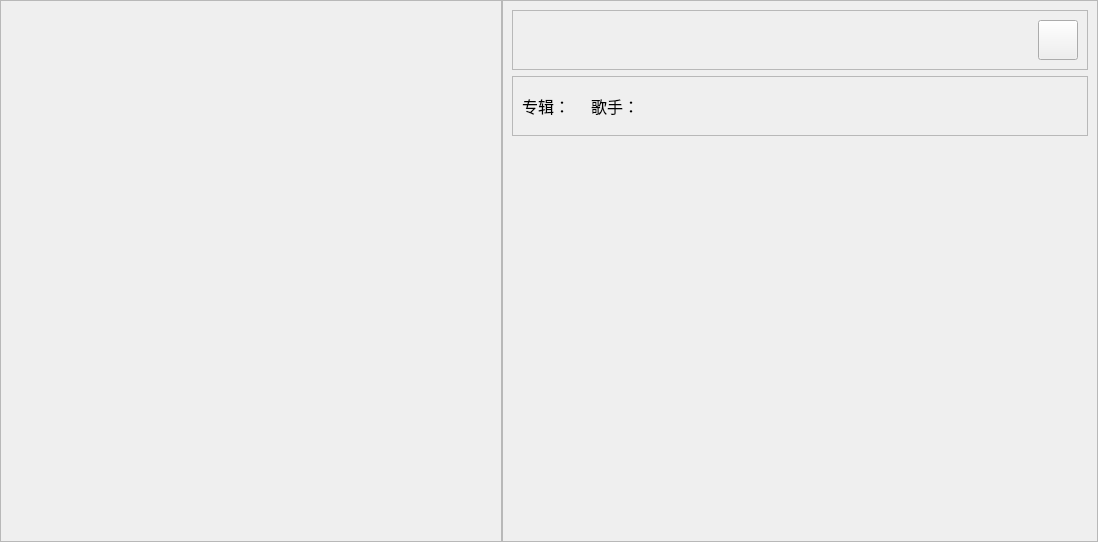
      <widget class="QWidget" name="page">
       <property name="styleSheet">
        <string notr="true"/>
       </property>
       <layout class="QHBoxLayout" name="horizontalLayout_6" stretch="2,1">
        <property name="spacing">
         <number>0</number>
        </property>
        <property name="leftMargin">
         <number>0</number>
        </property>
        <property name="topMargin">
         <number>0</number>
        </property>
        <property name="rightMargin">
         <number>0</number>
        </property>
        <property name="bottomMargin">
         <number>0</number>
        </property>
        <item>
         <widget class="QFrame" name="spinFrame">
          <property name="sizePolicy">
           <sizepolicy hsizetype="Fixed" vsizetype="Preferred">
            <horstretch>0</horstretch>
            <verstretch>0</verstretch>
           </sizepolicy>
          </property>
          <property name="styleSheet">
           <string notr="true"/>
          </property>
          <property name="frameShape">
           <enum>QFrame::StyledPanel</enum>
          </property>
          <property name="frameShadow">
           <enum>QFrame::Raised</enum>
          </property>
          <layout class="QVBoxLayout" name="verticalLayout" stretch="0,0">
           <property name="spacing">
            <number>0</number>
           </property>
           <property name="leftMargin">
            <number>0</number>
           </property>
           <property name="topMargin">
            <number>0</number>
           </property>
           <property name="rightMargin">
            <number>0</number>
           </property>
           <property name="bottomMargin">
            <number>0</number>
           </property>
           <item>
            <widget class="QWidget" name="widget" native="true">
             <property name="sizePolicy">
              <sizepolicy hsizetype="Fixed" vsizetype="Fixed">
               <horstretch>0</horstretch>
               <verstretch>0</verstretch>
              </sizepolicy>
             </property>
             <property name="minimumSize">
              <size>
               <width>500</width>
               <height>500</height>
              </size>
             </property>
             <property name="styleSheet">
              <string notr="true">#widget{
border-image: url(:/img/player.png);
}</string>
             </property>
             <widget class="QLabel" name="underLabel">
              <property name="geometry">
               <rect>
                <x>100</x>
                <y>140</y>
                <width>300</width>
                <height>300</height>
               </rect>
              </property>
              <property name="sizePolicy">
               <sizepolicy hsizetype="Fixed" vsizetype="Fixed">
                <horstretch>0</horstretch>
                <verstretch>0</verstretch>
               </sizepolicy>
              </property>
              <property name="minimumSize">
               <size>
                <width>300</width>
                <height>300</height>
               </size>
              </property>
              <property name="maximumSize">
               <size>
                <width>300</width>
                <height>300</height>
               </size>
              </property>
              <property name="styleSheet">
               <string notr="true">border-radius: 150;</string>
              </property>
              <property name="text">
               <string/>
              </property>
             </widget>
            </widget>
           </item>
           <item>
            <spacer name="verticalSpacer_2">
             <property name="orientation">
              <enum>Qt::Vertical</enum>
             </property>
             <property name="sizeHint" stdset="0">
              <size>
               <width>20</width>
               <height>40</height>
              </size>
             </property>
            </spacer>
           </item>
          </layout>
         </widget>
        </item>
        <item>
         <widget class="QFrame" name="musicLyricFrame">
          <property name="frameShape">
           <enum>QFrame::StyledPanel</enum>
          </property>
          <property name="frameShadow">
           <enum>QFrame::Raised</enum>
          </property>
          <layout class="QVBoxLayout" name="verticalLayout_3" stretch="1,1,0">
           <item>
            <widget class="QFrame" name="musicNameFrame">
             <property name="sizePolicy">
              <sizepolicy hsizetype="Preferred" vsizetype="Fixed">
               <horstretch>0</horstretch>
               <verstretch>0</verstretch>
              </sizepolicy>
             </property>
             <property name="minimumSize">
              <size>
               <width>0</width>
               <height>60</height>
              </size>
             </property>
             <property name="frameShape">
              <enum>QFrame::StyledPanel</enum>
             </property>
             <property name="frameShadow">
              <enum>QFrame::Raised</enum>
             </property>
             <layout class="QHBoxLayout" name="horizontalLayout_3">
              <item>
               <widget class="QLabel" name="musicNameLabel">
                <property name="font">
                 <font>
                  <family>华康少女文字 - Kelvin</family>
                  <pointsize>12</pointsize>
                 </font>
                </property>
                <property name="styleSheet">
                 <string notr="true"/>
                </property>
                <property name="text">
                 <string/>
                </property>
               </widget>
              </item>
              <item>
               <spacer name="horizontalSpacer_2">
                <property name="orientation">
                 <enum>Qt::Horizontal</enum>
                </property>
                <property name="sizeHint" stdset="0">
                 <size>
                  <width>482</width>
                  <height>20</height>
                 </size>
                </property>
               </spacer>
              </item>
              <item>
               <widget class="QPushButton" name="changeStackBtn">
                <property name="sizePolicy">
                 <sizepolicy hsizetype="Fixed" vsizetype="Fixed">
                  <horstretch>0</horstretch>
                  <verstretch>0</verstretch>
                 </sizepolicy>
                </property>
                <property name="minimumSize">
                 <size>
                  <width>40</width>
                  <height>40</height>
                 </size>
                </property>
                <property name="styleSheet">
                 <string notr="true">border-image: url(:/img/ico/switch.png);</string>
                </property>
                <property name="text">
                 <string/>
                </property>
               </widget>
              </item>
             </layout>
            </widget>
           </item>
           <item>
            <widget class="QFrame" name="albumArtistFrame">
             <property name="sizePolicy">
              <sizepolicy hsizetype="Preferred" vsizetype="Fixed">
               <horstretch>0</horstretch>
               <verstretch>0</verstretch>
              </sizepolicy>
             </property>
             <property name="minimumSize">
              <size>
               <width>0</width>
               <height>60</height>
              </size>
             </property>
             <property name="frameShape">
              <enum>QFrame::StyledPanel</enum>
             </property>
             <property name="frameShadow">
              <enum>QFrame::Raised</enum>
             </property>
             <layout class="QHBoxLayout" name="horizontalLayout_4">
              <item>
               <widget class="QLabel" name="label_4">
                <property name="font">
                 <font>
                  <family>华康少女文字 - Kelvin</family>
                  <pointsize>12</pointsize>
                 </font>
                </property>
                <property name="text">
                 <string>专辑：</string>
                </property>
               </widget>
              </item>
              <item>
               <widget class="QLabel" name="albumNameLabel">
                <property name="font">
                 <font>
                  <family>华康少女文字 - Kelvin</family>
                  <pointsize>12</pointsize>
                 </font>
                </property>
                <property name="styleSheet">
                 <string notr="true"/>
                </property>
                <property name="text">
                 <string/>
                </property>
               </widget>
              </item>
              <item>
               <widget class="QLabel" name="label_6">
                <property name="font">
                 <font>
                  <family>华康少女文字 - Kelvin</family>
                  <pointsize>12</pointsize>
                 </font>
                </property>
                <property name="text">
                 <string>歌手：</string>
                </property>
               </widget>
              </item>
              <item>
               <widget class="QLabel" name="artistNameLabel">
                <property name="font">
                 <font>
                  <family>华康少女文字 - Kelvin</family>
                  <pointsize>12</pointsize>
                 </font>
                </property>
                <property name="styleSheet">
                 <string notr="true"/>
                </property>
                <property name="text">
                 <string/>
                </property>
               </widget>
              </item>
              <item>
               <spacer name="horizontalSpacer_3">
                <property name="orientation">
                 <enum>Qt::Horizontal</enum>
                </property>
                <property name="sizeHint" stdset="0">
                 <size>
                  <width>424</width>
                  <height>20</height>
                 </size>
                </property>
               </spacer>
              </item>
             </layout>
            </widget>
           </item>
           <item>
            <widget class="QWidget" name="lyricWidget" native="true">
             <layout class="QVBoxLayout" name="verticalLayout_5">
              <item>
               <widget class="QLabel" name="label_3i">
                <property name="font">
                 <font>
                  <family>华康少女文字 - Kelvin</family>
                  <pointsize>10</pointsize>
                 </font>
                </property>
                <property name="styleSheet">
                 <string notr="true">color: rgba(0, 0, 0, 170);</string>
                </property>
                <property name="text">
                 <string/>
                </property>
                <property name="alignment">
                 <set>Qt::AlignCenter</set>
                </property>
               </widget>
              </item>
              <item>
               <widget class="QLabel" name="label_2i">
                <property name="font">
                 <font>
                  <family>华康少女文字 - Kelvin</family>
                  <pointsize>10</pointsize>
                 </font>
                </property>
                <property name="styleSheet">
                 <string notr="true">color: rgba(0, 0, 0, 170);</string>
                </property>
                <property name="text">
                 <string/>
                </property>
                <property name="alignment">
                 <set>Qt::AlignCenter</set>
                </property>
               </widget>
              </item>
              <item>
               <widget class="QLabel" name="label_1i">
                <property name="font">
                 <font>
                  <family>华康少女文字 - Kelvin</family>
                  <pointsize>10</pointsize>
                 </font>
                </property>
                <property name="styleSheet">
                 <string notr="true">color: rgba(0, 0, 0, 170);</string>
                </property>
                <property name="text">
                 <string/>
                </property>
                <property name="alignment">
                 <set>Qt::AlignCenter</set>
                </property>
               </widget>
              </item>
              <item>
               <widget class="QLabel" name="label_i">
                <property name="font">
                 <font>
                  <family>华康少女文字 - Kelvin</family>
                  <pointsize>12</pointsize>
                 </font>
                </property>
                <property name="styleSheet">
                 <string notr="true">color: rgb(0, 0, 0);</string>
                </property>
                <property name="text">
                 <string/>
                </property>
                <property name="alignment">
                 <set>Qt::AlignCenter</set>
                </property>
               </widget>
              </item>
              <item>
               <widget class="QLabel" name="label_i1">
                <property name="font">
                 <font>
                  <family>华康少女文字 - Kelvin</family>
                  <pointsize>10</pointsize>
                 </font>
                </property>
                <property name="styleSheet">
                 <string notr="true">color: rgba(0, 0, 0, 170);</string>
                </property>
                <property name="text">
                 <string/>
                </property>
                <property name="alignment">
                 <set>Qt::AlignCenter</set>
                </property>
               </widget>
              </item>
              <item>
               <widget class="QLabel" name="label_i2">
                <property name="font">
                 <font>
                  <family>华康少女文字 - Kelvin</family>
                  <pointsize>10</pointsize>
                 </font>
                </property>
                <property name="styleSheet">
                 <string notr="true">color: rgba(0, 0, 0, 170);</string>
                </property>
                <property name="text">
                 <string/>
                </property>
                <property name="alignment">
                 <set>Qt::AlignCenter</set>
                </property>
               </widget>
              </item>
              <item>
               <widget class="QLabel" name="label_i3">
                <property name="font">
                 <font>
                  <family>华康少女文字 - Kelvin</family>
                  <pointsize>10</pointsize>
                 </font>
                </property>
                <property name="styleSheet">
                 <string notr="true">color: rgba(0, 0, 0, 170);</string>
                </property>
                <property name="text">
                 <string/>
                </property>
                <property name="alignment">
                 <set>Qt::AlignCenter</set>
                </property>
               </widget>
              </item>
             </layout>
            </widget>
           </item>
          </layout>
         </widget>
        </item>
       </layout>
      </widget>
